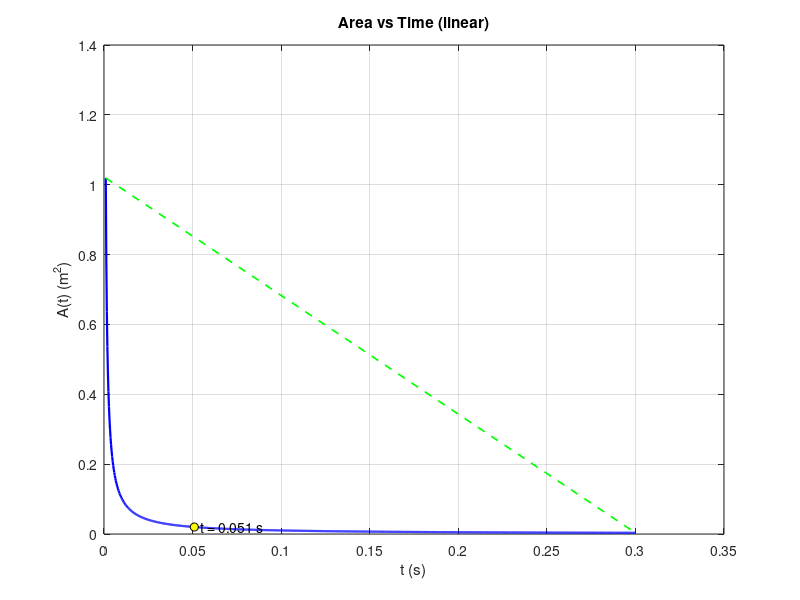

MATLAB code for this plot:

clearvars; close all;

% Parameters (change as needed)
g = 9.81;            % acceleration (m/s^2)
Ai = 0.02;           % initial area (m^2)
vi = 0.5;            % initial velocity (m/s)  -> Q = vi*Ai
Q = vi * Ai;         % volumetric flow (m^3/s)

% Time vector: start at t0 > 0 to avoid singularity at t=0
t0 = 1e-3;           % s, small positive start
tmax = 0.3;          % s
t = linspace(t0, tmax, 1000);

% Velocity and area
v = g .* t;                     % v(t) = g t
A = Q ./ v;                     % A(t) = Q / (g t)

% Plot linear scale
figure('Color','w');
plot(t, A, 'b-', 'LineWidth',1.6); hold on;
xlabel('t (s)'); ylabel('A(t) (m^2)');
title('Area vs Time (linear)');
grid on; box on;
% mark initial/reference point using given vi,Ai (if consistent)
plot(vi/g, Ai, 'ko', 'MarkerFaceColor','y'); % t_ref = vi/g gives v=vi
text(vi/g, Ai, sprintf('  t = %.3g s', vi/g));

% Optional: show analytical reference line proportional to 1/t
C = Q / g;              % A(t) = C / t
t_ref = [min(t) max(t)];
plot(t_ref, C./t_ref, 'g--', 'LineWidth',1.2);
